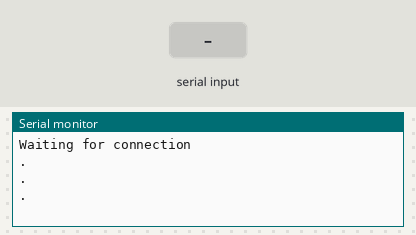
The sketch below on a simulated ESP8266 (NodeMCU). Parts: the last lines printed to the serial monitor. Inputs (shaded band) come from the test bench. WiFi joins after 1.5 s; servers stay silent unless stated; uploads are accepted with an empty reply.

Above: at 2.7 s.
2.8 s: "90:45\n" received over Serial
At 4.2 s:
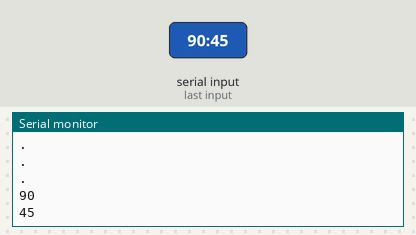
4.3 s: "30:150\n" received over Serial
At 6.1 s:
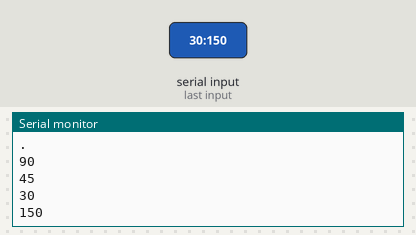
Timing chart, 0 to 7.6 s (numbered marks = the images above; inputs shaded):
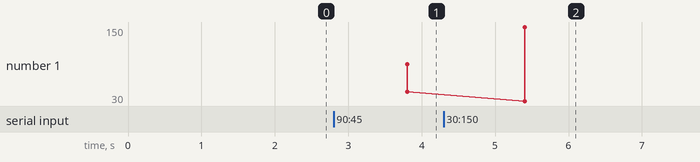

Measured:
- after the input at 2.8 s, the serial monitor: prints a new line after 1.0 s (image 1)
- after the input at 4.3 s, the serial monitor: prints a new line after 1.1 s (image 2)
- plotted number 1: 45 → 150 after the input at 4.3 s

The sketch:

RX_xbee.ino
```cpp
#include <ESP8266HTTPClient.h>
#include <ESP8266WiFi.h>

String api_key = "1f178a1a3bc6ac3a97994e00cd775672";
String toggle_id = "ENTER_TOGGLE_WIDGET_ID";
String text_id = "435a933371b5eddb";

int t,h;
void setup()
{
  Serial.begin(9600);
  WiFi.begin("IOT", "7537879858"); //WiFi connection

  Serial.println("Waiting for connection");
    while (WiFi.status() != WL_CONNECTED)
    { //Wait for the WiFI connection completion
        delay(500);
        Serial.println(".");
    }
}

void loop()
{
//  postText(text_id, "101");
//
//  delay(3000);

  if (WiFi.status() == WL_CONNECTED) {

     if (Serial.available()<1)
        return;

     String R=Serial.readString();
     Serial.println(getValue(R,':', 0));
     Serial.println(getValue(R,':', 1));
     // Serial.println(getValue(R,':', 2));
//  Serial.println(R);
     //Serial.println(postText("ef409973a76822df", getValue(R,':', 0)));
     Serial.println(postText("be9b732f8ae1498b", getValue(R,':', 0)));
     Serial.println(postText("c1ae00b5b30ca7a0", getValue(R,':', 1)));

     if( getValue(R,':', 0).toInt() > 50 || getValue(R,':', 2).toInt() > 5) {

        Serial.println(postText("4ad3589baf81bff1", "Unsafe"));
        digitalWrite(D7,HIGH);
     } else {
      Serial.println(postText("4ad3589baf81bff1", "Safe"));
     }
  }
}

String postText(String text_id, String text_value)
{
    HTTPClient http;
    http.begin("http://api.iotsardar.com/v1/user/post/text");            //Specify request destination
    http.addHeader("Content-Type", "application/x-www-form-urlencoded"); //Specify content-type header

    int httpCode = http.POST("api_key=" + api_key + "&text_id=" + text_id + "&text_value=" + text_value); //Send the request
//    int httpCode = http.POST("api_key=" + api_key); //Send the request

    if (httpCode == 200)
    {                                           // code 200 means data received successfully
        String textReturn = http.getString(); //Get the request response payload
        return textReturn;
    }
    else
    {
        String textReturn = "error"; // return error
        Serial.println(httpCode);
        return textReturn;
    }

    http.end(); //Close connection
}

String getValue(String data, char separator, int index) {
  int found = 0;
  int strIndex[] = {0, -1};
  int maxIndex = data.length()-1;

  for(int i=0; i<=maxIndex && found<=index; i++){
    if(data.charAt(i)==separator || i==maxIndex){
        found++;
        strIndex[0] = strIndex[1]+1;
        strIndex[1] = (i == maxIndex) ? i+1 : i;
    }
  }
  return found>index ? data.substring(strIndex[0], strIndex[1]) : "";
}
```
